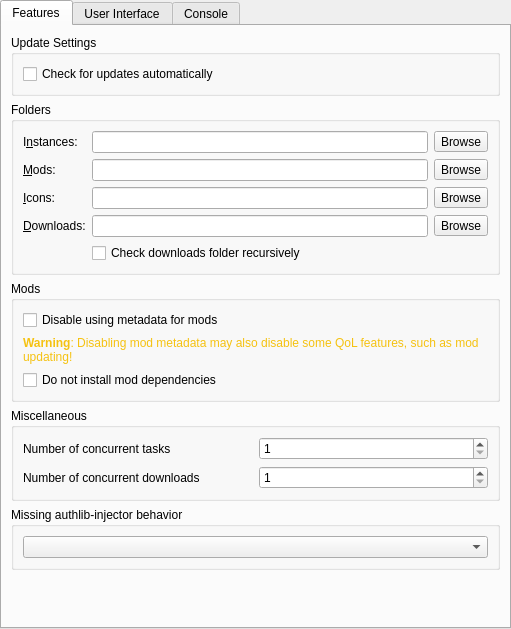
<?xml version="1.0" encoding="UTF-8"?>
<ui version="4.0">
 <class>LauncherPage</class>
 <widget class="QWidget" name="LauncherPage">
  <property name="geometry">
   <rect>
    <x>0</x>
    <y>0</y>
    <width>511</width>
    <height>629</height>
   </rect>
  </property>
  <property name="sizePolicy">
   <sizepolicy hsizetype="MinimumExpanding" vsizetype="MinimumExpanding">
    <horstretch>0</horstretch>
    <verstretch>0</verstretch>
   </sizepolicy>
  </property>
  <layout class="QVBoxLayout" name="mainLayout">
   <property name="leftMargin">
    <number>0</number>
   </property>
   <property name="topMargin">
    <number>0</number>
   </property>
   <property name="rightMargin">
    <number>0</number>
   </property>
   <property name="bottomMargin">
    <number>0</number>
   </property>
   <item>
    <widget class="QTabWidget" name="tabWidget">
     <property name="toolTip">
      <string notr="true"/>
     </property>
     <property name="tabShape">
      <enum>QTabWidget::Rounded</enum>
     </property>
     <property name="currentIndex">
      <number>0</number>
     </property>
     <widget class="QWidget" name="featuresTab">
      <attribute name="title">
       <string>Features</string>
      </attribute>
      <layout class="QVBoxLayout" name="verticalLayout_9">
       <item>
        <widget class="QGroupBox" name="updateSettingsBox">
         <property name="title">
          <string>Update Settings</string>
         </property>
         <layout class="QVBoxLayout" name="verticalLayout_7">
          <item>
           <widget class="QCheckBox" name="autoUpdateCheckBox">
            <property name="text">
             <string>Check for updates automatically</string>
            </property>
           </widget>
          </item>
         </layout>
        </widget>
       </item>
       <item>
        <widget class="QGroupBox" name="foldersBox">
         <property name="title">
          <string>Folders</string>
         </property>
         <layout class="QGridLayout" name="foldersBoxLayout">
          <item row="3" column="0">
           <widget class="QLabel" name="labelDownloadsDir">
            <property name="text">
             <string>&amp;Downloads:</string>
            </property>
            <property name="buddy">
             <cstring>downloadsDirTextBox</cstring>
            </property>
           </widget>
          </item>
          <item row="0" column="0">
           <widget class="QLabel" name="labelInstDir">
            <property name="text">
             <string>I&amp;nstances:</string>
            </property>
            <property name="buddy">
             <cstring>instDirTextBox</cstring>
            </property>
           </widget>
          </item>
          <item row="0" column="1">
           <widget class="QLineEdit" name="instDirTextBox"/>
          </item>
          <item row="3" column="1">
           <widget class="QLineEdit" name="downloadsDirTextBox"/>
          </item>
          <item row="2" column="1">
           <widget class="QLineEdit" name="iconsDirTextBox"/>
          </item>
          <item row="3" column="2">
           <widget class="QToolButton" name="downloadsDirBrowseBtn">
            <property name="text">
             <string>Browse</string>
            </property>
           </widget>
          </item>
          <item row="1" column="1">
           <widget class="QLineEdit" name="modsDirTextBox"/>
          </item>
          <item row="1" column="2">
           <widget class="QToolButton" name="modsDirBrowseBtn">
            <property name="text">
             <string>Browse</string>
            </property>
           </widget>
          </item>
          <item row="1" column="0">
           <widget class="QLabel" name="labelModsDir">
            <property name="text">
             <string>&amp;Mods:</string>
            </property>
            <property name="buddy">
             <cstring>modsDirTextBox</cstring>
            </property>
           </widget>
          </item>
          <item row="0" column="2">
           <widget class="QToolButton" name="instDirBrowseBtn">
            <property name="text">
             <string>Browse</string>
            </property>
           </widget>
          </item>
          <item row="2" column="2">
           <widget class="QToolButton" name="iconsDirBrowseBtn">
            <property name="text">
             <string>Browse</string>
            </property>
           </widget>
          </item>
          <item row="2" column="0">
           <widget class="QLabel" name="labelIconsDir">
            <property name="text">
             <string>&amp;Icons:</string>
            </property>
            <property name="buddy">
             <cstring>iconsDirTextBox</cstring>
            </property>
           </widget>
          </item>
          <item row="4" column="1" colspan="2">
           <widget class="QCheckBox" name="downloadsDirWatchRecursiveCheckBox">
            <property name="toolTip">
             <string>When enabled, in addition to the downloads folder, its sub folders will also be searched when looking for resources (e.g. when looking for blocked mods on CurseForge).</string>
            </property>
            <property name="text">
             <string>Check downloads folder recursively</string>
            </property>
           </widget>
          </item>
         </layout>
        </widget>
       </item>
       <item>
        <widget class="QGroupBox" name="modsBox">
         <property name="title">
          <string>Mods</string>
         </property>
         <layout class="QVBoxLayout" name="verticalLayout_4">
          <item>
           <widget class="QCheckBox" name="metadataDisableBtn">
            <property name="toolTip">
             <string>Disable using metadata provided by mod providers (like Modrinth or CurseForge) for mods.</string>
            </property>
            <property name="text">
             <string>Disable using metadata for mods</string>
            </property>
           </widget>
          </item>
          <item>
           <widget class="QLabel" name="metadataWarningLabel">
            <property name="text">
             <string>&lt;html&gt;&lt;head/&gt;&lt;body&gt;&lt;p&gt;&lt;span style=&quot; font-weight:600; color:#f5c211;&quot;&gt;Warning&lt;/span&gt;&lt;span style=&quot; color:#f5c211;&quot;&gt;: Disabling mod metadata may also disable some QoL features, such as mod updating!&lt;/span&gt;&lt;/p&gt;&lt;/body&gt;&lt;/html&gt;</string>
            </property>
            <property name="wordWrap">
             <bool>true</bool>
            </property>
           </widget>
          </item>
           <item>
           <widget class="QCheckBox" name="dependenciesDisableBtn">
            <property name="toolTip">
             <string>>Disable the automatic checking and installation of mod dependencies.</string>
            </property>
            <property name="text">
             <string>Do not install mod dependencies</string>
            </property>
           </widget>
          </item>
         </layout>
        </widget>
       </item>
       <item>
        <widget class="QGroupBox" name="miscellaneousGroupBox">
         <property name="title">
          <string>Miscellaneous</string>
         </property>
         <layout class="QGridLayout" name="gridLayout">
          <item row="0" column="0">
           <widget class="QLabel" name="numberOfConcurrentTasksLabel">
            <property name="text">
             <string>Number of concurrent tasks</string>
            </property>
           </widget>
          </item>
          <item row="0" column="1">
           <widget class="QSpinBox" name="numberOfConcurrentTasksSpinBox">
            <property name="minimum">
             <number>1</number>
            </property>
           </widget>
          </item>
          <item row="1" column="0">
           <widget class="QLabel" name="numberOfConcurrentDownloadsLabel">
            <property name="text">
             <string>Number of concurrent downloads</string>
            </property>
           </widget>
          </item>
          <item row="1" column="1">
           <widget class="QSpinBox" name="numberOfConcurrentDownloadsSpinBox">
            <property name="minimum">
             <number>1</number>
            </property>
           </widget>
          </item>
         </layout>
        </widget>
       </item>
       <item>
        <widget class="QGroupBox" name="authlibInjectorBox">
         <property name="title">
          <string>Missing authlib-injector behavior</string>
         </property>
         <layout class="QVBoxLayout" name="verticalLayout">
          <item>
           <widget class="QComboBox" name="missingAIComboBox">
            <property name="toolTip">
             <string>What to do when using an authlib-injector account with an instance that does not have authlib-injector installed</string>
            </property>
           </widget>
          </item>
         </layout>
        </widget>
       </item>
       <item>
        <spacer name="verticalSpacer_2">
         <property name="orientation">
          <enum>Qt::Vertical</enum>
         </property>
         <property name="sizeHint" stdset="0">
          <size>
           <width>0</width>
           <height>0</height>
          </size>
         </property>
        </spacer>
       </item>
      </layout>
     </widget>
     <widget class="QWidget" name="generalTab">
      <attribute name="title">
       <string>User Interface</string>
      </attribute>
      <layout class="QVBoxLayout" name="verticalLayout_6">
       <item>
        <widget class="QGroupBox" name="sortingModeBox">
         <property name="enabled">
          <bool>true</bool>
         </property>
         <property name="title">
          <string>Instance view sorting mode</string>
         </property>
         <layout class="QHBoxLayout" name="sortingModeBoxLayout">
          <item>
           <widget class="QRadioButton" name="sortLastLaunchedBtn">
            <property name="text">
             <string>&amp;By last launched</string>
            </property>
            <attribute name="buttonGroup">
             <string notr="true">sortingModeGroup</string>
            </attribute>
           </widget>
          </item>
          <item>
           <widget class="QRadioButton" name="sortByNameBtn">
            <property name="text">
             <string>By &amp;name</string>
            </property>
            <attribute name="buttonGroup">
             <string notr="true">sortingModeGroup</string>
            </attribute>
           </widget>
          </item>
         </layout>
        </widget>
       </item>
       <item>
        <widget class="QGroupBox" name="themeBox">
         <property name="title">
          <string>Theme</string>
         </property>
         <layout class="QVBoxLayout" name="verticalLayout_5">
          <item>
           <widget class="ThemeCustomizationWidget" name="themeCustomizationWidget" native="true"/>
          </item>
         </layout>
        </widget>
       </item>
       <item>
        <widget class="QGroupBox" name="catBox">
         <property name="title">
          <string>Cat</string>
         </property>
         <layout class="QGridLayout" name="gridLayout_5">
          <item row="0" column="0">
           <widget class="QLabel" name="catOpacityLabel">
            <property name="toolTip">
             <string>Set the cat's opacity. 0% is fully transparent and 100% is fully opaque.</string>
            </property>
            <property name="text">
             <string>Opacity</string>
            </property>
           </widget>
          </item>
          <item row="0" column="2">
           <widget class="QSpinBox" name="catOpacitySpinBox">
            <property name="specialValueText">
             <string/>
            </property>
            <property name="suffix">
             <string>%</string>
            </property>
            <property name="maximum">
             <number>100</number>
            </property>
            <property name="value">
             <number>0</number>
            </property>
           </widget>
          </item>
          <item row="0" column="1">
           <spacer name="horizontalSpacer">
            <property name="orientation">
             <enum>Qt::Horizontal</enum>
            </property>
            <property name="sizeHint" stdset="0">
             <size>
              <width>40</width>
              <height>20</height>
             </size>
            </property>
           </spacer>
          </item>
         </layout>
        </widget>
       </item>
       <item>
        <widget class="QGroupBox" name="toolsBox">
         <property name="sizePolicy">
          <sizepolicy hsizetype="Preferred" vsizetype="Preferred">
           <horstretch>0</horstretch>
           <verstretch>0</verstretch>
          </sizepolicy>
         </property>
         <property name="title">
          <string>Tools</string>
         </property>
         <layout class="QVBoxLayout" name="verticalLayout">
          <item>
           <widget class="QCheckBox" name="preferMenuBarCheckBox">
            <property name="toolTip">
             <string>The menubar is more friendly for keyboard-driven interaction.</string>
            </property>
            <property name="text">
             <string>&amp;Replace toolbar with menubar</string>
            </property>
           </widget>
          </item>
         </layout>
        </widget>
       </item>
       <item>
        <spacer name="generalTabSpacer">
         <property name="orientation">
          <enum>Qt::Vertical</enum>
         </property>
         <property name="sizeHint" stdset="0">
          <size>
           <width>0</width>
           <height>0</height>
          </size>
         </property>
        </spacer>
       </item>
      </layout>
     </widget>
     <widget class="QWidget" name="consoleTab">
      <attribute name="title">
       <string>Console</string>
      </attribute>
      <layout class="QVBoxLayout" name="verticalLayout_2">
       <item>
        <widget class="QGroupBox" name="consoleSettingsBox">
         <property name="title">
          <string>Console Settings</string>
         </property>
         <layout class="QVBoxLayout" name="verticalLayout_3">
          <item>
           <widget class="QCheckBox" name="showConsoleCheck">
            <property name="text">
             <string>Show console while the game is &amp;running</string>
            </property>
           </widget>
          </item>
          <item>
           <widget class="QCheckBox" name="autoCloseConsoleCheck">
            <property name="text">
             <string>&amp;Automatically close console when the game quits</string>
            </property>
           </widget>
          </item>
          <item>
           <widget class="QCheckBox" name="showConsoleErrorCheck">
            <property name="text">
             <string>Show console when the game &amp;crashes</string>
            </property>
           </widget>
          </item>
         </layout>
        </widget>
       </item>
       <item>
        <widget class="QGroupBox" name="groupBox_4">
         <property name="title">
          <string>&amp;History limit</string>
         </property>
         <layout class="QGridLayout" name="gridLayout_3">
          <item row="1" column="0">
           <widget class="QCheckBox" name="checkStopLogging">
            <property name="text">
             <string>&amp;Stop logging when log overflows</string>
            </property>
           </widget>
          </item>
          <item row="0" column="0">
           <widget class="QSpinBox" name="lineLimitSpinBox">
            <property name="sizePolicy">
             <sizepolicy hsizetype="Expanding" vsizetype="Fixed">
              <horstretch>0</horstretch>
              <verstretch>0</verstretch>
             </sizepolicy>
            </property>
            <property name="suffix">
             <string> lines</string>
            </property>
            <property name="minimum">
             <number>10000</number>
            </property>
            <property name="maximum">
             <number>1000000</number>
            </property>
            <property name="singleStep">
             <number>10000</number>
            </property>
            <property name="value">
             <number>100000</number>
            </property>
           </widget>
          </item>
         </layout>
        </widget>
       </item>
       <item>
        <widget class="QGroupBox" name="themeBox_2">
         <property name="sizePolicy">
          <sizepolicy hsizetype="Preferred" vsizetype="MinimumExpanding">
           <horstretch>0</horstretch>
           <verstretch>0</verstretch>
          </sizepolicy>
         </property>
         <property name="title">
          <string>Console &amp;font</string>
         </property>
         <layout class="QGridLayout" name="gridLayout_2">
          <item row="1" column="0" colspan="2">
           <widget class="QTextEdit" name="fontPreview">
            <property name="sizePolicy">
             <sizepolicy hsizetype="Expanding" vsizetype="MinimumExpanding">
              <horstretch>0</horstretch>
              <verstretch>0</verstretch>
             </sizepolicy>
            </property>
            <property name="horizontalScrollBarPolicy">
             <enum>Qt::ScrollBarAlwaysOff</enum>
            </property>
            <property name="undoRedoEnabled">
             <bool>false</bool>
            </property>
            <property name="textInteractionFlags">
             <set>Qt::TextSelectableByKeyboard|Qt::TextSelectableByMouse</set>
            </property>
           </widget>
          </item>
          <item row="0" column="0">
           <widget class="QFontComboBox" name="consoleFont">
            <property name="sizePolicy">
             <sizepolicy hsizetype="Expanding" vsizetype="Fixed">
              <horstretch>0</horstretch>
              <verstretch>0</verstretch>
             </sizepolicy>
            </property>
           </widget>
          </item>
          <item row="0" column="1">
           <widget class="QSpinBox" name="fontSizeBox">
            <property name="minimum">
             <number>5</number>
            </property>
            <property name="maximum">
             <number>16</number>
            </property>
            <property name="value">
             <number>11</number>
            </property>
           </widget>
          </item>
         </layout>
        </widget>
       </item>
      </layout>
     </widget>
    </widget>
   </item>
  </layout>
 </widget>
 <customwidgets>
  <customwidget>
   <class>ThemeCustomizationWidget</class>
   <extends>QWidget</extends>
   <header>ui/widgets/ThemeCustomizationWidget.h</header>
   <container>1</container>
  </customwidget>
 </customwidgets>
 <tabstops>
  <tabstop>tabWidget</tabstop>
  <tabstop>autoUpdateCheckBox</tabstop>
  <tabstop>instDirTextBox</tabstop>
  <tabstop>instDirBrowseBtn</tabstop>
  <tabstop>modsDirTextBox</tabstop>
  <tabstop>modsDirBrowseBtn</tabstop>
  <tabstop>iconsDirTextBox</tabstop>
  <tabstop>iconsDirBrowseBtn</tabstop>
  <tabstop>sortLastLaunchedBtn</tabstop>
  <tabstop>sortByNameBtn</tabstop>
  <tabstop>showConsoleCheck</tabstop>
  <tabstop>autoCloseConsoleCheck</tabstop>
  <tabstop>showConsoleErrorCheck</tabstop>
  <tabstop>lineLimitSpinBox</tabstop>
  <tabstop>checkStopLogging</tabstop>
  <tabstop>consoleFont</tabstop>
  <tabstop>fontSizeBox</tabstop>
  <tabstop>fontPreview</tabstop>
 </tabstops>
 <resources/>
 <connections/>
 <buttongroups>
  <buttongroup name="sortingModeGroup"/>
 </buttongroups>
</ui>
